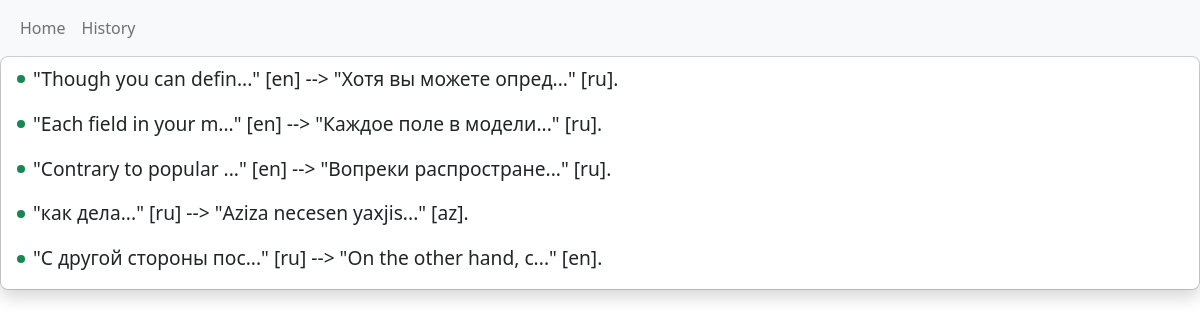
/translate/history/, run on the app's committed database.
### translate_app/models.py (models this page shows)
class TranslateModel(models.Model):
    LANGUAGES = [
    ('ar', 'arabic'),
    ('az', 'azerbaijani'),('zh-cn', 'chinese (simplified)'),
    ('hr', 'croatian'),
    ('cs', 'czech'), ('da', 'danish'),('en', 'english'),
    ('fr', 'french'),('de', 'german'),
    ('el', 'greek'),('it', 'italian'), ('ja', 'japanese'),
    ('pl', 'polish'), ('pt', 'portuguese'),('ru', 'russian'),('es', 'spanish'),
    ('tr', 'turkish'),('uz', 'uzbek')]
    language_to_translate = models.CharField(max_length=20,choices=LANGUAGES,default='en')
    language_to_be_translated = models.CharField(max_length=20,choices=LANGUAGES,default='ru')
    text_to_translate = models.CharField(max_length=10000)
    translated_text = models.CharField(max_length=12000)
    def __str__(self):
        return f'"{self.text_to_translate[:20]}..." [{self.language_to_translate}] --> "{self.translated_text[:20]}..." [{self.language_to_be_translated}]. '

### translate_app/views.py (the view)
# urls.py: path('history/',views.TranslateListView.as_view(),name='history'),
class TranslateListView(ListView):
    model = TranslateModel
    context_object_name = 'translated_list'

### templates/translate_app/translatemodel_list.html (shortened to what this page needs)
{% extends 'base.html' %}
{% block content %}
<div class="dropdown-menu d-block position-static pt-0 mx-0 rounded-3 shadow overflow-hidden w-280px">
    {% for item in translated_list%}
        <ul class="list-unstyled mb-0">
        <big><li><a class="dropdown-item d-flex align-items-center gap-2 py-2" href="/translate/detail/{{item.id}}">
                <span class="d-inline-block bg-success rounded-circle p-1"></span>
                <div style="display:flex">
                {{item}}
            </div>
        </a></li></big>
        </ul>
    {% endfor %}
</div>
{% endblock %}

### templates/base.html (shortened to what this page needs)
<html lang="en">
<head>
<link href="https://cdn.jsdelivr.net/npm/bootstrap@5.2.0/dist/css/bootstrap.min.css" rel="stylesheet">
</head>
<body>
    <nav class="navbar navbar-expand-lg bg-light">
        <div class="container-fluid">
          <div class="collapse navbar-collapse" id="navbarNav">
            <ul class="navbar-nav">
              <li class="nav-item">
                <a class="nav-link" href="{% url 'translate_app:home' %}">Home</a>
              </li>
              <li class="nav-item">
                <a class="nav-link" href="{% url 'translate_app:history' %}">History</a>
              </li>
            </ul>
          </div>
        </div>
      </nav>
    {% block content %}
    {% endblock %}
</body>
</html>

### data on the page
TranslateModel: text_to_translate+language_to_translate+translated_text "\"Though you can defin...\" [en] --> \"Хотя вы можете опред...\" [ru]."
TranslateModel: text_to_translate+language_to_translate+translated_text "\"Each field in your m...\" [en] --> \"Каждое поле в модели...\" [ru]."
TranslateModel: text_to_translate+language_to_translate+translated_text "\"Contrary to popular ...\" [en] --> \"Вопреки распростране...\" [ru]."
TranslateModel: text_to_translate+language_to_translate+translated_text "\"как дела...\" [ru] --> \"Aziza necesen yaxjis...\" [az]."
TranslateModel: text_to_translate+language_to_translate+translated_text "\"С другой стороны пос...\" [ru] --> \"On the other hand, c...\" [en]."
